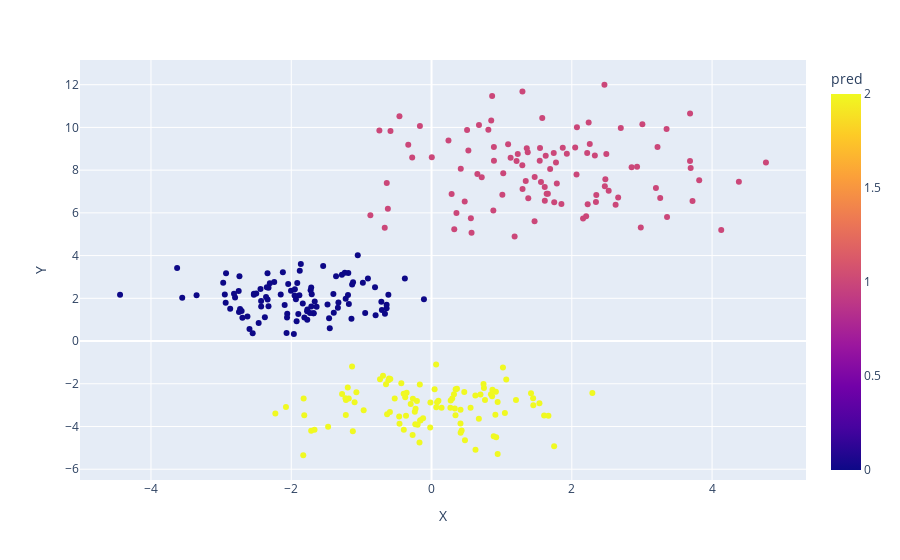

Notebook code for this chart:
### Code cell
#success
df['pred'] = np.argmax(R, axis=1)
fig = px.scatter(df, x='X', y='Y', color='pred')
fig.show()

### Figure 1 — Plotly figure (JSON) as saved in the notebook; plotly's stock layout.template omitted (floating-point values rounded to 4 significant figures; data arrays with more than 128 entries replaced by an {"elided": "..."} marker saying what was removed)
{"data": [{"hoverlabel": {"namelength": 0}, "hovertemplate": "X=%{x}<br>Y=%{y}<br>pred=%{marker.color}", "legendgroup": "", "marker": {"color": {"elided": "300 int values"}, "coloraxis": "coloraxis", "symbol": "circle"}, "mode": "markers", "name": "", "showlegend": false, "type": "scatter", "x": {"elided": "300 float values"}, "xaxis": "x", "y": {"elided": "300 float values"}, "yaxis": "y"}], "layout": {"coloraxis": {"colorbar": {"title": {"text": "pred"}}, "colorscale": [[0, "#0d0887"], [0.1111, "#46039f"], [0.2222, "#7201a8"], [0.3333, "#9c179e"], [0.4444, "#bd3786"], [0.5556, "#d8576b"], [0.6667, "#ed7953"], [0.7778, "#fb9f3a"], [0.8889, "#fdca26"], [1, "#f0f921"]]}, "legend": {"tracegroupgap": 0}, "margin": {"t": 60}, "xaxis": {"anchor": "y", "domain": [0, 1], "title": {"text": "X"}}, "yaxis": {"anchor": "x", "domain": [0, 1], "title": {"text": "Y"}}}}
